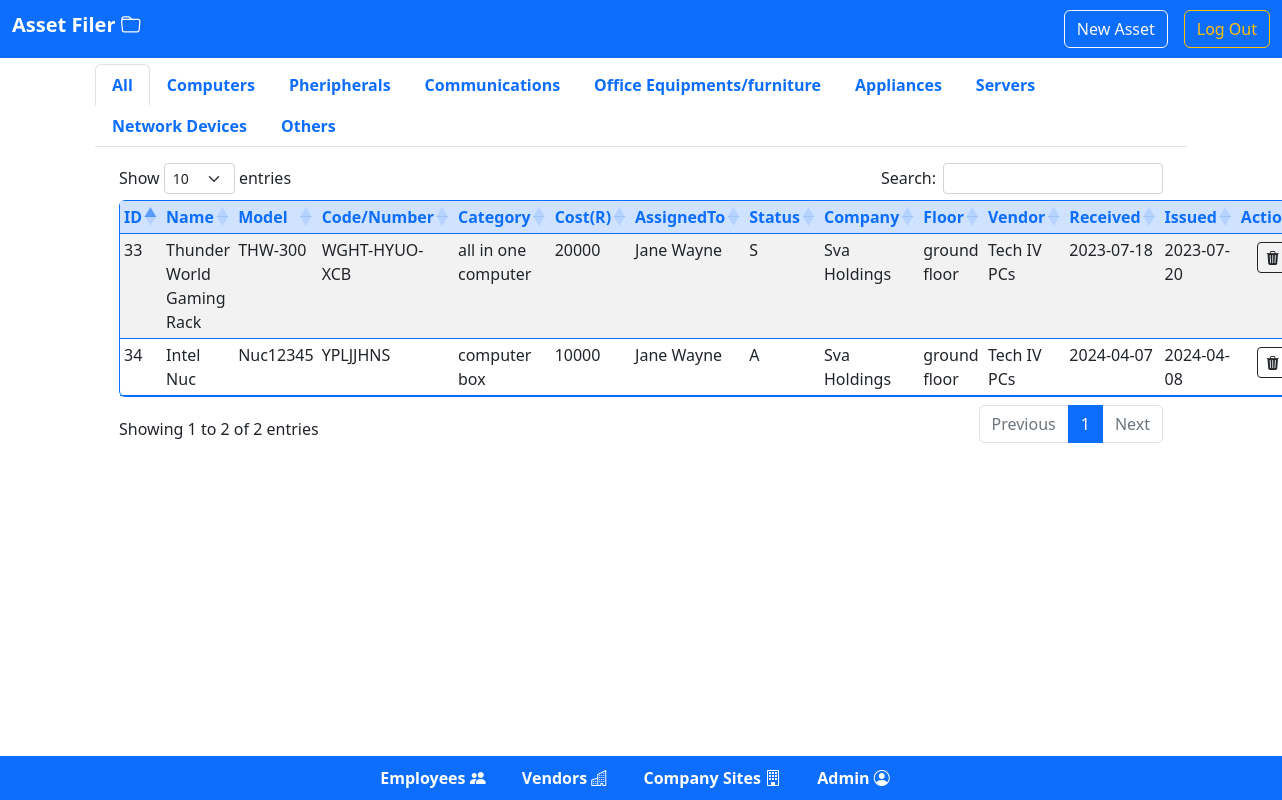
Screenshot of /pages/dashboard.php (signed in) with the database file from the repository.
### tables this page shows
CREATE TABLE `Assets` (
  `a_id` int NOT NULL AUTO_INCREMENT,
  `a_name` varchar(100) NOT NULL,
  `a_model` varchar(100) NOT NULL,
  `a_uniquecode` varchar(100) NOT NULL,
  `a_category` varchar(100) NOT NULL,
  `a_cost` decimal(10,0) NOT NULL,
  `a_assignedto` varchar(100) NOT NULL,
  `a_status` varchar(100) NOT NULL,
  `a_company` varchar(100) NOT NULL,
  `a_sitefloor` varchar(100) NOT NULL,
  `a_vendor` varchar(100) NOT NULL,
  `a_datereceived` date NOT NULL,
  `a_dateissued` date NOT NULL,
  PRIMARY KEY (`a_id`)
);

### pages/dashboard.php (the view, shortened to what this page needs)
<!DOCTYPE html>
<html lang="en">
<head>
    <link href="https://cdn.jsdelivr.net/npm/bootstrap@5.0.2/dist/css/bootstrap.min.css" rel="stylesheet">
    <link href="https://cdn.jsdelivr.net/npm/bootstrap@5.0.2/dist/css/bootstrap.min.css" rel="stylesheet" />
    <link rel="stylesheet" href="https://cdn.jsdelivr.net/npm/bootstrap-icons@1.10.3/font/bootstrap-icons.css">
    <link rel="stylesheet" href="https://cdnjs.cloudflare.com/ajax/libs/twitter-bootstrap/5.2.0/css/bootstrap.min.css">
    <link rel="stylesheet" href="https://cdn.datatables.net/1.13.4/css/dataTables.bootstrap5.min.css">
    <link rel="stylesheet" type="text/css" href="../stylesheets/styles.css" />
</head>
<body>
<div class="m-0 ">
    <nav class="navbar navbar-expand-lg navbar-light bg-primary fixed-top">
        <div class="container-fluid">
          <h1 class="navbar-brand text-white fw-bold ">Asset Filer <i class="bi bi-folder"></i></h1>
            <div class="collapse navbar-collapse" id="navbarCollapse">
                <div class="navbar-nav ms-auto">
                    <a class="btn btn-outline-light mx-3" href="../forms/add_asset_form.php">New Asset</a>
                    <a href="../Authorization/logout.php" class="btn btn-outline-warning">Log Out</a>
                </div>
            </div>
        </div>
    </nav>
</div>
    <div class="container my-3 py-5">
        <div class="container">
            <nav>
                <div class="nav nav-tabs " id="nav-tab" role="tablist">
                    <button class="nav-link text-primary fw-bold active" id="nav-all-tab" data-bs-toggle="tab" data-bs-target="#nav-all" type="button" role="tab" aria-controls="nav-all" aria-selected="true">All</button>
                    <button class="nav-link text-primary fw-bold" id="nav-computers-tab" data-bs-toggle="tab" data-bs-target="#nav-computers" type="button" role="tab" aria-controls="nav-computers" aria-selected="false">Computers</button>
                    <button class="nav-link text-primary fw-bold" id="nav-pheripherals-tab" data-bs-toggle="tab" data-bs-target="#nav-pheripherals" type="button" role="tab" aria-controls="nav-pheripherals" aria-selected="false">Pheripherals</button>
                    <button class="nav-link text-primary fw-bold" id="nav-communication_devices-tab" data-bs-toggle="tab" data-bs-target="#nav-communication_devices" type="button" role="tab" aria-controls="nav-communication_devices" aria-selected="false">Communications</button>
                    <button class="nav-link text-primary fw-bold" id="nav-office_equip_furniture-tab" data-bs-toggle="tab" data-bs-target="#nav-office_equip_furniture" type="button" role="tab" aria-controls="nav-office_equip_furniture" aria-selected="false">Office Equipments/furniture</button>
                    <button class="nav-link text-primary fw-bold" id="nav-appliances-tab" data-bs-toggle="tab" data-bs-target="#nav-appliances" type="button" role="tab" aria-controls="nav-appliances" aria-selected="false">Appliances</button>
                    <button class="nav-link text-primary fw-bold" id="nav-servers-tab" data-bs-toggle="tab" data-bs-target="#nav-servers" type="button" role="tab" aria-controls="nav-servers" aria-selected="false">Servers</button>
                    <button class="nav-link text-primary fw-bold" id="nav-networkdevices-tab" data-bs-toggle="tab" data-bs-target="#nav-networkdevices" type="button" role="tab" aria-controls="nav-networkdevices" aria-selected="false">Network Devices</button>
                    <button class="nav-link text-primary fw-bold" id="nav-others-tab" data-bs-toggle="tab" data-bs-target="#nav-others" type="button" role="tab" aria-controls="nav-others" aria-selected="false">Others</button>
                </div>
            </nav>
            <div class="tab-content w-auto" id="nav-tabContent">
                <div class="tab-pane fade show active " id="nav-all" role="tabpanel" aria-labelledby="nav-all-tab">
                    <div class="container my-3">
                        <div class=" container ">
                                    <?php
                                        require('../include/Db.php');
                                        $sql = "SELECT * FROM assets_management_db.Assets;";
                                        if($result = mysqli_query($mysqlconnect, $sql))
                                        {
                                            if(mysqli_num_rows($result) > 0)
                                            {
                                                    echo '<table id="assettable" class="table table-sm table-striped border rounded border-primary ">';
                                                        echo "<thead class='table-primary'>";
                                                            echo "<tr class='text-primary'>";
                                                                echo "<th scope='col'>ID</th>";
                                                                echo "<th scope='col'>Name</th>";
                                                                echo "<th scope='col'>Model</th>";
                                                                echo "<th scope='col'>Code/Number</th>";
                                                                echo "<th scope='col'>Category</th>";
                                                                echo "<th scope='col'>Cost(R)</th>";
                                                                echo "<th scope='col'>AssignedTo</th>";
                                                                echo "<th scope='col'>Status</th>";
                                                                echo "<th scope='col'>Company</th>";
                                                                echo "<th scope='col'>Floor</th>";
                                                                echo "<th scope='col'>Vendor</th>";
                                                                echo "<th scope='col'>Received</th>";
                                                                echo "<th scope='col'>Issued</th>";
                                                                echo "<th scope='col'>Action</th>";
                                                            echo "</tr>";
                                                        echo "</thead>";
                                                            echo "<tbody>";
                                                                while($row = mysqli_fetch_array($result)){
                                                                    echo "<tr>";
                                                                        echo "<td>" . $row['a_id'] . "</td>";
                                                                        echo "<td>" . $row['a_name'] . "</td>";
                                                                        echo "<td>" . $row['a_model'] . "</td>";
                                                                        echo "<td>" . $row['a_uniquecode'] . "</td>";
                                                                        echo "<td>" . $row['a_category'] . "</td>";
                                                                        echo "<td>" . $row['a_cost'] . "</td>";
                                                                        echo "<td>" . $row['a_assignedto'] . "</td>";
                                                                        echo "<td>" . $row['a_status'] . "</td>";
                                                                        echo "<td>" . $row['a_company'] . "</td>";
                                                                        echo "<td>" . $row['a_sitefloor'] . "</td>";
                                                                        echo "<td>" . $row['a_vendor'] . "</td>";
                                                                        echo "<td>" . $row['a_datereceived'] . "</td>";
                                                                        echo "<td>" . $row['a_dateissued'] . "</td>";
                                                                        echo "<td>";
                                                                            echo"<div class ='container my-1 d-flex justify-content-start'>";
                                                                                    echo '<a href="../php/assetdelete.php?id='.$row['a_id'].'" class="btn btn-outline-dark w-auto btn-sm mx-1"><i class="bi bi-trash3-fill"></i></a>';
                                                                            echo "</div>";
                                                                        echo "</td>";
                                                                    echo "</tr>";
                                                                    }
                                                            echo "</tbody>";
                                                    echo "</table>";
                                            }else
                                            {
                                                echo '<div class="alert alert-danger"><em>No records were found.</em></div>';
                                            }
                                        }else{
                                            echo "Oops! Something went wrong. Please try again later.";
                                            }
                                    ?>
                        </div>
                    </div>
                </div>
            </div>
        </div>
    </div>
<div class="fixed-footer bg-primary ">
    <div id="flex-container" class="container navbar-nav bg-primary  ">
            <nav>
                <a class="text-white fw-bold m-3" href="employees.php">Employees <i class="bi bi-people-fill"></i></a>
                <a class="text-white fw-bold m-3" href="vendors.php">Vendors <i class="bi bi-buildings"></i></a>
                <a class="text-white fw-bold m-3" href="companysites.php">Company Sites <i class="bi bi-building"></i></a>
                <a class="text-white fw-bold m-3" href="../Authorization/adminlogin.php">Admin <i class="bi bi-person-circle"></i></a>
            </nav>
      	</div>
    </div>
</body>
</html>

### stylesheets/styles.css (style rules this page uses)
.fixed-footer { width: 100%; position: fixed; padding: 10px 0px; color: #fff; }
.fixed-footer { bottom: 0; }
#flex-container { display: flex; justify-content: center; align-items: center; }
a:link { text-decoration: none; }

### rows the page displays
assets: a_id "33", a_name "Thunder World Gaming Rack", a_model "THW-300", a_uniquecode "WGHT-HYUO-XCB", a_category "all in one computer", a_cost "20000", a_assignedto "Jane Wayne", a_status "S", a_company "Sva Holdings", a_sitefloor "ground floor", a_vendor "Tech IV PCs", a_datereceived "2023-07-18", a_dateissued "2023-07-20"
assets: a_id "34", a_name "Intel Nuc", a_model "Nuc12345", a_uniquecode "YPLJJHNS", a_category "computer box", a_cost "10000", a_assignedto "Jane Wayne", a_status "A", a_company "Sva Holdings", a_sitefloor "ground floor", a_vendor "Tech IV PCs", a_datereceived "2024-04-07", a_dateissued "2024-04-08"
